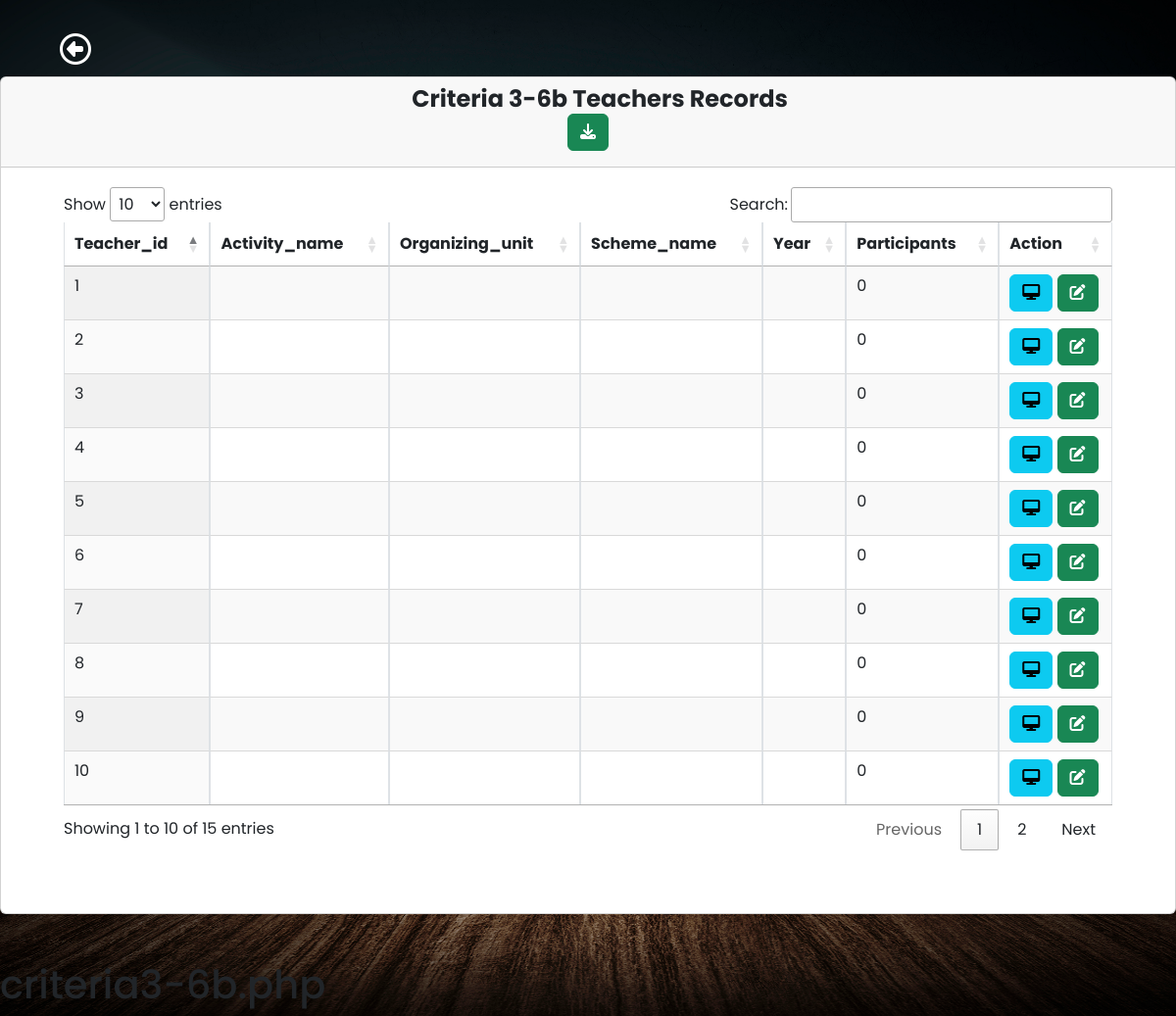
/criteria/criteria3-6b.php, run on the app's committed database.
### tables this page shows
CREATE TABLE `teacherform` (
  `teacher_id` int(10) NOT NULL,
  `teacherName` varchar(100) NOT NULL,
  `pan` varchar(100) NOT NULL,
  `designation` varchar(50) NOT NULL,
  `appointmentYear` int(40) NOT NULL,
  `appointmentNature` varchar(100) NOT NULL,
  `departmentName` varchar(70) NOT NULL,
  `experienceYears` int(10) NOT NULL,
  `stillServing1` varchar(100) NOT NULL,
  `teacherNamePhD` varchar(100) NOT NULL,
  `qualificationYear` varchar(10) NOT NULL,
  `recognizedGuide` varchar(10) NOT NULL,
  `recognitionYear` int(10) NOT NULL,
  `stillServing2` varchar(10) NOT NULL,
  `researchScholar` varchar(100) NOT NULL,
  `registrationYear` int(10) NOT NULL,
  `guideAllotmentLink` date NOT NULL,
  `programmeName` varchar(50) NOT NULL,
  `programmeCode` varchar(50) NOT NULL,
  `semesterYear` varchar(10) NOT NULL,
  `lastExamDate` date NOT NULL,
  `resultDate` date NOT NULL,
  `programCode` varchar(10) NOT NULL,
  `programName` varchar(100) NOT NULL,
  `studentsAppeared` int(100) NOT NULL,
  `studentsPassed` int(100) NOT NULL,
  `teacherNameSeedMoney` varchar(100) NOT NULL,
  `seedAmount` int(10) NOT NULL,
  `yearReceived` int(10) NOT NULL,
  `policyLink` varchar(100) NOT NULL,
  `teacherNameAward` varchar(100) NOT NULL,
  `awardName` varchar(100) NOT NULL,
  `awardYear` int(10) NOT NULL,
  `awardingAgency` varchar(100) NOT NULL,
  `roomName` varchar(255) NOT NULL,
  `ictFacility` varchar(255) NOT NULL,
  `photoLink` varchar(255) NOT NULL,
  `timetable` varchar(255) NOT NULL,
  `year` varchar(10) NOT NULL,
  `budget` int(10) NOT NULL,
  `expenditure` int(10) NOT NULL,
  `totalExpenditure` int(10) NOT NULL,
  `maintenanceAcademic` int(10) NOT NULL,
  `maintenancePhysical` int(10) NOT NULL,
  `module` varchar(255) NOT NULL,
  `platform` varchar(255) NOT NULL,
  `launchDate` date NOT NULL,
  `documentLink` varchar(255) NOT NULL,
  `facility` varchar(255) NOT NULL,
  `developmentFacility` varchar(255) NOT NULL,
  `videoLink` varchar(255) NOT NULL,
  `scheme_name` varchar(255) NOT NULL,
  `gov_students` int(11) NOT NULL,
  `gov_amount` decimal(10,2) NOT NULL,
  `ngo_students` int(11) NOT NULL,
  `ngo_amount` decimal(10,2) NOT NULL,
  `ngo_name` varchar(255) NOT NULL,
  `capacity_programme` varchar(255) NOT NULL,
  `implementationDate` date NOT NULL,
  `enrolledStudents` int(11) NOT NULL,
  `agencies` text NOT NULL,
  `activity_name` varchar(255) NOT NULL,
  `students_attended` int(11) NOT NULL,
  `students_placed` int(11) NOT NULL,
  `eventDate` date NOT NULL,
  `teamIndividual` varchar(255) NOT NULL,
  `competitionLevel` varchar(255) NOT NULL,
  `eventName` varchar(255) NOT NULL,
  `pi_co_pi_name` varchar(255) NOT NULL,
  `funding_agency` varchar(255) NOT NULL,
  `type` varchar(100) NOT NULL,
  `department` varchar(255) NOT NULL,
  `funds_provided` int(10) NOT NULL,
  `duration` varchar(100) NOT NULL,
  `workshop_name` varchar(255) NOT NULL,
  `participants` int(11) NOT NULL,
  `date` varchar(100) NOT NULL,
  `activity_report_link` varchar(255) NOT NULL,
  `author_name` varchar(255) NOT NULL,
  `journal_name` varchar(255) NOT NULL,
  `publication_year` int(11) NOT NULL,
  `issn_number` varchar(255) NOT NULL,
  `journal_website` varchar(255) NOT NULL,
  `article_link` varchar(255) NOT NULL,
  `listing_status` varchar(255) NOT NULL,
  `teacher_consultants` varchar(255) NOT NULL,
  `project_name` varchar(255) NOT NULL,
  `agency_details` varchar(255) NOT NULL,
  `revenue_generated` decimal(10,2) NOT NULL,
  `trainees` int(11) NOT NULL,
  `teachers_staff_names` varchar(255) NOT NULL,
  `facilities_name_department` varchar(255) NOT NULL,
  `consultancy_name` varchar(255) NOT NULL,
  `total_amount_spent` int(10) NOT NULL,
  `organizing_unit` varchar(255) NOT NULL,
  `role` varchar(50) NOT NULL,
  `year_placement` varchar(4) NOT NULL,
  `studentName_placement` varchar(255) NOT NULL,
  `programGraduated_placement` varchar(255) NOT NULL,
  `employerName` varchar(255) NOT NULL,
  `payPackage` varchar(255) NOT NULL,
  `studentName_higher_education` varchar(255) NOT NULL,
  `institutionJoined` varchar(255) NOT NULL,
  `programAdmitted` varchar(255) NOT NULL,
  `e_governance` varchar(255) NOT NULL,
  `conference_name` varchar(255) NOT NULL,
  `conferenceName` varchar(255) NOT NULL,
  `professionalBody` varchar(255) NOT NULL,
  `amount` int(10) NOT NULL,
  `roles` varchar(255) NOT NULL,
  `from_date` date NOT NULL,
  `to_date` date NOT NULL,
  `program_title` varchar(255) NOT NULL
);

### criteria/criteria3-6b.php (the view, shortened to what this page needs)
<?php
require 'dbcon.php';
?>
<!doctype html>
<html lang="en">
<head>
    <link href="https://cdn.jsdelivr.net/npm/bootstrap@5.1.3/dist/css/bootstrap.min.css" rel="stylesheet">
    <link rel="stylesheet" href="https://cdn.datatables.net/1.10.2/css/jquery.dataTables.min.css">
    <link rel="stylesheet" href="https://pro.fontawesome.com/releases/v5.10.0/css/all.css">
    <?php
    include('../students/includes/header1.php');
    ?>
</head>
<body>
    <div class="wrapper">
        <div class="main">
            <nav class="navbar navbar-expand">
                <a href="../criteria/criteria.php" class="btn btn-2xl mx-5 mt-4"><i class="fa-regular fa-circle-left fa-2xl" style="color: #fff;"></i></a>
            </nav>
            <main class="content ">
                <div class=" mb-5">
                    <div class="row">
                        <div class="col-md-12">
                            <div class="card">
                                <div class="card-header">
                                    <h4 class="text-center">&emsp;<b>Criteria 3-6b Teachers Records</b>
                                    <form method="post" action="../excel/Excel copy 21.php">
                                            <button type="submit" class="btn btn-success btn pull-right" name="export_excel"><i class="fas fa-download"></i></button>
                                        </form>
                                    </h4>
                                </div>
                                <div class="card-body m-5 mt-1">
                                    <table id="example" class="display table table-striped table-bordered table-hover" cellspacing="0" width="100%">
                                        <thead>
                                            <tr>
                                                <?php
                                                $query = "SELECT teacher_id,activity_name,organizing_unit,scheme_name,year,participants FROM teacherform LIMIT 1";
                                                $query_run = mysqli_query($conn, $query);
                                                $row = mysqli_fetch_assoc($query_run);
                                                foreach ($row as $key => $value) {
                                                    echo "<th>" . ucfirst($key) . "</th>";
                                                }
                                                ?>
                                                <th>Action</th>
                                            </tr>
                                        </thead>
                                        <tbody>
                                            <?php
                                            $query = "SELECT teacher_id,activity_name,organizing_unit,scheme_name,year,participants FROM teacherform";
                                            $query_run = mysqli_query($conn, $query);
                                            if (mysqli_num_rows($query_run) > 0) {
                                                while ($teacher = mysqli_fetch_assoc($query_run)) {
                                            ?>
                                                    <tr>
                                                        <?php
                                                        foreach ($teacher as $data) {
                                                            echo "<td>" . $data . "</td>";
                                                        }
                                                        ?>
                                                        <td>
                                                            <a href="teacher-view.php?id=<?= $teacher['teacher_id']; ?>" class="btn btn-info btn-xs"><i class="fas fa-desktop "></i></a>
                                                            <a href="teacher-edit.php?id=<?= $teacher['teacher_id']; ?>" class="btn btn-success btn-xs"><i class="fas fa-edit"></i></a>
                                                        </td>
                                                    </tr>
                                            <?php
                                                }
                                            } else {
                                                echo "<tr><td colspan='4'>No Record Found</td></tr>";
                                            }
                                            ?>
                                        </tbody>
                                    </table>
                                </div>
                            </div>
                        </div>
                    </div>
                </div>
            </main>
        </div>
    </div>
</body>
</html>
<h1>criteria3-6b.php</h1>

### students/includes/header1.php (style rules this page uses)
body { font-family: 'Poppins', sans-serif; margin: 0; background-image: url("../img/background-image.jpg"); background-repeat: no-repeat; background-position: center bottom; background-size: cover; }
a { cursor: pointer; text-decoration: none; font-family: 'Poppins', sans-serif; }
.wrapper { align-items: stretch; display: flex; width: 100%; }
.main { display: flex; flex-direction: column; min-height: 100vh; width: 100%; overflow: hidden; transition: all 0.35s ease-in-out; }
.content { flex: 1; max-width: 100vw; width: 100vw; }
@media (min-width:768px) { .content { width: auto; } }

### data on the page
teacherform: teacher_id "1", participants "0"
teacherform: teacher_id "2", participants "0"
teacherform: teacher_id "3", participants "0"
teacherform: teacher_id "4", participants "0"
teacherform: teacher_id "5", participants "0"
teacherform: teacher_id "6", participants "0"
teacherform: teacher_id "7", participants "0"
teacherform: teacher_id "8", participants "0"
teacherform: teacher_id "9", participants "0"
teacherform: teacher_id "10", participants "0"

### other printed values
$key "Teacher_id"
$key "Activity_name"
$key "Organizing_unit"
$key "Scheme_name"
$key "Year"
$key "Participants"
